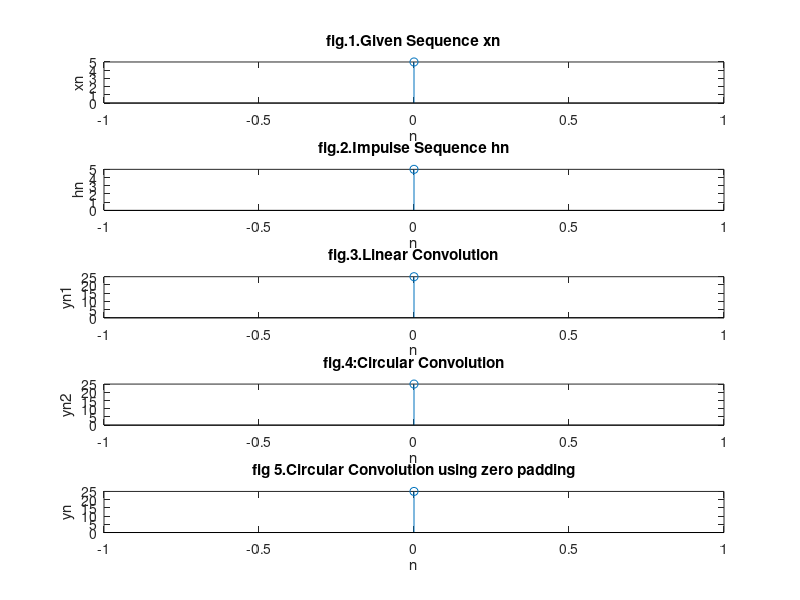

Write MATLAB code to recreate this figure.
clc;
close all;
clear all;
%%Circular Convoltuion with zero padding
xn=input('Enter the input sequece xn:');
hn=input('Enter the input sequece hn:');
L=length(xn);
M=length(hn);
yn1=conv(xn,hn)
N1=max(L,M);
yn2=cconv(xn,hn,N1)
N2=L+M-1;
yn3=cconv(xn,hn,N2)
n=0:1:N1-1;
subplot(5,1,1);
stem(n,xn);
xlabel('n');
ylabel('xn');
title('fig.1.Given Sequence xn');
subplot(5,1,2);
stem(n,hn);
xlabel('n');
ylabel('hn');
title('fig.2.Impulse Sequence hn');
n=0:1:L+M-2;
subplot(5,1,3);
stem(n,yn1);
xlabel('n');
ylabel('yn1');
title('fig.3.Linear Convolution');
n=0:1:N1-1;
subplot(5,1,4);
stem(n,yn2);
xlabel('n');
ylabel('yn2');
title('fig.4:Circular Convolution');
n=0:1:N2-1;
subplot(5,1,5);
stem(n,yn3);
xlabel('n');
ylabel('yn');
title('fig 5.Circular Convolution using zero padding');
